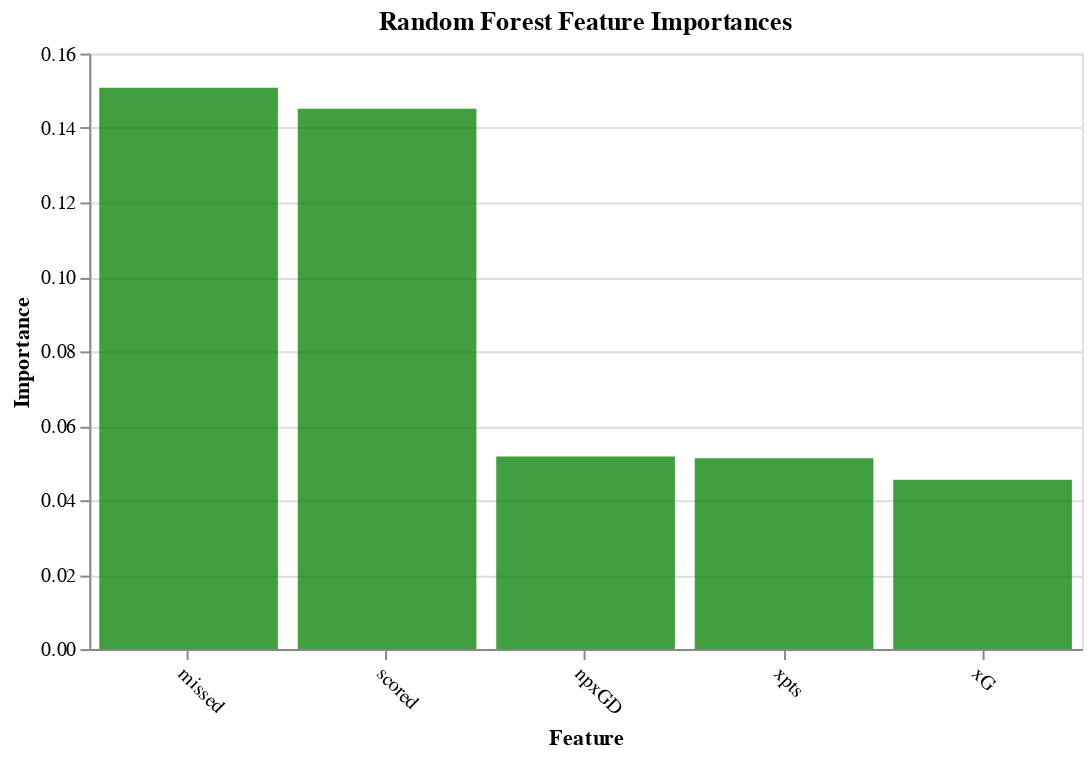

Notebook code cell kept with this figure:
### Markdown cell above
#### 5.2.4: Random Forest<a name="forrest"></a>

### Code cell
model_rfi = RandomForestClassifier(n_estimators=100)
model_rfi.fit(d_train, t_train)
fs_indices_rfi = np.argsort(model_rfi.feature_importances_)[::-1][0:num_features]
best_features_rfi = data_df.columns[fs_indices_rfi].values
feature_importances_rfi = model_rfi.feature_importances_[fs_indices_rfi]
plot_imp(best_features_rfi, feature_importances_rfi, 'Random Forest', 'green')

### Figure 1 — Vega-Lite specification as saved in the notebook (floating-point values rounded to 4 significant figures)
{"config": {"view": {"continuousWidth": 400, "continuousHeight": 300}}, "data": {"name": "data-a7f86140cd2a6b92b845dabd1c4434ce"}, "mark": {"type": "bar", "color": "green", "opacity": 0.75}, "encoding": {"x": {"type": "nominal", "axis": {"labelAngle": 45}, "field": "features", "sort": null, "title": "Feature"}, "y": {"type": "quantitative", "field": "importances", "title": "Importance"}}, "title": "Random Forest Feature Importances", "width": 500, "$schema": "https://vega.github.io/schema/vega-lite/v4.8.1.json", "datasets": {"data-a7f86140cd2a6b92b845dabd1c4434ce": [{"features": "missed", "importances": 0.1508}, {"features": "scored", "importances": 0.1452}, {"features": "npxGD", "importances": 0.05175}, {"features": "xpts", "importances": 0.05125}, {"features": "xG", "importances": 0.04549}]}}
